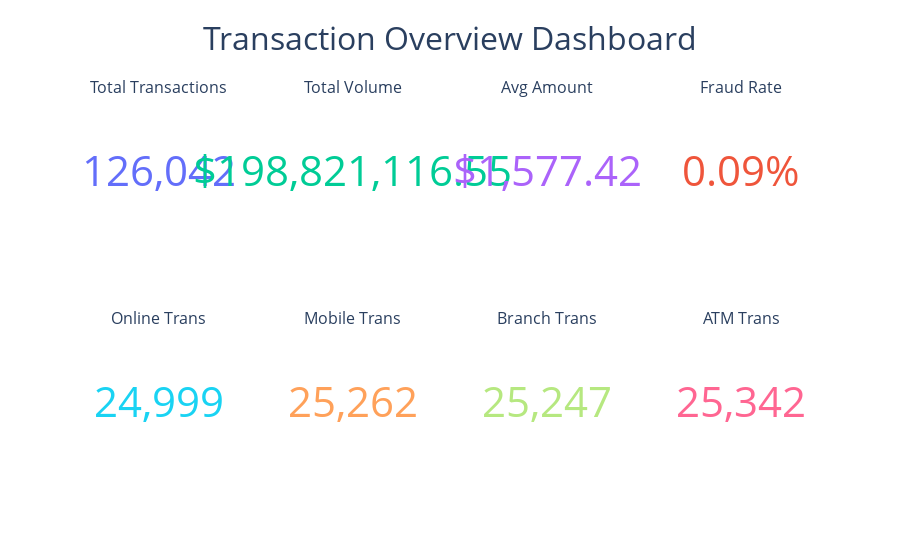

Notebook code for this chart:
### Markdown cell above
### Transaction Summary KPI

### Code cell
transaction_summary_kpi_query = "SELECT * FROM gold.analytics_transaction_summary"
transaction_summary_kpi_df = fetch_data(transaction_summary_kpi_query)

fig = make_subplots(
    rows=2, cols=4,
    specs=[[{"type": "indicator"}] * 4] * 2,
    subplot_titles=(
        "Total Transactions", "Total Volume", "Avg Amount", "Fraud Rate",
        "Online Trans", "Mobile Trans", "Branch Trans", "ATM Trans"
    )
)

metrics = [
    (transaction_summary_kpi_df['total_transactions'].iloc[0], "", "#636EFA"),
    (transaction_summary_kpi_df['total_transaction_volume'].iloc[0], "$", "#00CC96"),
    (transaction_summary_kpi_df['avg_transaction_amount'].iloc[0], "$", "#AB63FA"),
    (transaction_summary_kpi_df['fraud_rate_pct'].iloc[0], "%", "#EF553B"),
    (transaction_summary_kpi_df['online_transactions'].iloc[0], "", "#19D3F3"),
    (transaction_summary_kpi_df['mobile_transactions'].iloc[0], "", "#FFA15A"),
    (transaction_summary_kpi_df['branch_transactions'].iloc[0], "", "#B6E880"),
    (transaction_summary_kpi_df['atm_transactions'].iloc[0], "", "#FF6692")
]

positions = [
    (1, 1), (1, 2), (1, 3), (1, 4),
    (2, 1), (2, 2), (2, 3), (2, 4)
]

for (value, suffix, color), (row, col) in zip(metrics, positions):
    fig.add_trace(
        go.Indicator(
            mode="number",
            value=value,
            number={
                "prefix": "$" if suffix == "$" else "",
                "suffix": "%" if suffix == "%" else "",
                "valueformat": ",.2f" if suffix in ["$", "%"] else ",.0f",
                "font": {"size": 42, "color": color}
            }
        ),
        row=row, col=col
    )

fig.update_layout(
    title=dict(
        text="Transaction Overview Dashboard",
        x=0.5,
        font=dict(size=32),
    ),
    height=550,
    showlegend=False,
    paper_bgcolor="white",
    plot_bgcolor="white",
)

fig.show()

### Figure 1 — Plotly figure (JSON) as saved in the notebook; plotly's stock layout.template omitted (floating-point values rounded to 4 significant figures)
{"data": [{"domain": {"x": [0, 0.2125], "y": [0.625, 1]}, "mode": "number", "number": {"font": {"color": "#636EFA", "size": 42}, "prefix": "", "suffix": "", "valueformat": ",.0f"}, "type": "indicator", "value": 126042}, {"domain": {"x": [0.2625, 0.475], "y": [0.625, 1]}, "mode": "number", "number": {"font": {"color": "#00CC96", "size": 42}, "prefix": "$", "suffix": "", "valueformat": ",.2f"}, "type": "indicator", "value": 198800000.0}, {"domain": {"x": [0.525, 0.7375], "y": [0.625, 1]}, "mode": "number", "number": {"font": {"color": "#AB63FA", "size": 42}, "prefix": "$", "suffix": "", "valueformat": ",.2f"}, "type": "indicator", "value": 1577.0}, {"domain": {"x": [0.7875, 1], "y": [0.625, 1]}, "mode": "number", "number": {"font": {"color": "#EF553B", "size": 42}, "prefix": "", "suffix": "%", "valueformat": ",.2f"}, "type": "indicator", "value": 0.09}, {"domain": {"x": [0, 0.2125], "y": [0, 0.375]}, "mode": "number", "number": {"font": {"color": "#19D3F3", "size": 42}, "prefix": "", "suffix": "", "valueformat": ",.0f"}, "type": "indicator", "value": 24999}, {"domain": {"x": [0.2625, 0.475], "y": [0, 0.375]}, "mode": "number", "number": {"font": {"color": "#FFA15A", "size": 42}, "prefix": "", "suffix": "", "valueformat": ",.0f"}, "type": "indicator", "value": 25262}, {"domain": {"x": [0.525, 0.7375], "y": [0, 0.375]}, "mode": "number", "number": {"font": {"color": "#B6E880", "size": 42}, "prefix": "", "suffix": "", "valueformat": ",.0f"}, "type": "indicator", "value": 25247}, {"domain": {"x": [0.7875, 1], "y": [0, 0.375]}, "mode": "number", "number": {"font": {"color": "#FF6692", "size": 42}, "prefix": "", "suffix": "", "valueformat": ",.0f"}, "type": "indicator", "value": 25342}], "layout": {"annotations": [{"font": {"size": 16}, "showarrow": false, "text": "Total Transactions", "x": 0.1062, "xanchor": "center", "xref": "paper", "y": 1, "yanchor": "bottom", "yref": "paper"}, {"font": {"size": 16}, "showarrow": false, "text": "Total Volume", "x": 0.3688, "xanchor": "center", "xref": "paper", "y": 1, "yanchor": "bottom", "yref": "paper"}, {"font": {"size": 16}, "showarrow": false, "text": "Avg Amount", "x": 0.6313, "xanchor": "center", "xref": "paper", "y": 1, "yanchor": "bottom", "yref": "paper"}, {"font": {"size": 16}, "showarrow": false, "text": "Fraud Rate", "x": 0.8938, "xanchor": "center", "xref": "paper", "y": 1, "yanchor": "bottom", "yref": "paper"}, {"font": {"size": 16}, "showarrow": false, "text": "Online Trans", "x": 0.1062, "xanchor": "center", "xref": "paper", "y": 0.375, "yanchor": "bottom", "yref": "paper"}, {"font": {"size": 16}, "showarrow": false, "text": "Mobile Trans", "x": 0.3688, "xanchor": "center", "xref": "paper", "y": 0.375, "yanchor": "bottom", "yref": "paper"}, {"font": {"size": 16}, "showarrow": false, "text": "Branch Trans", "x": 0.6313, "xanchor": "center", "xref": "paper", "y": 0.375, "yanchor": "bottom", "yref": "paper"}, {"font": {"size": 16}, "showarrow": false, "text": "ATM Trans", "x": 0.8938, "xanchor": "center", "xref": "paper", "y": 0.375, "yanchor": "bottom", "yref": "paper"}], "height": 550, "paper_bgcolor": "white", "plot_bgcolor": "white", "showlegend": false, "title": {"font": {"size": 32}, "text": "Transaction Overview Dashboard", "x": 0.5}}}
